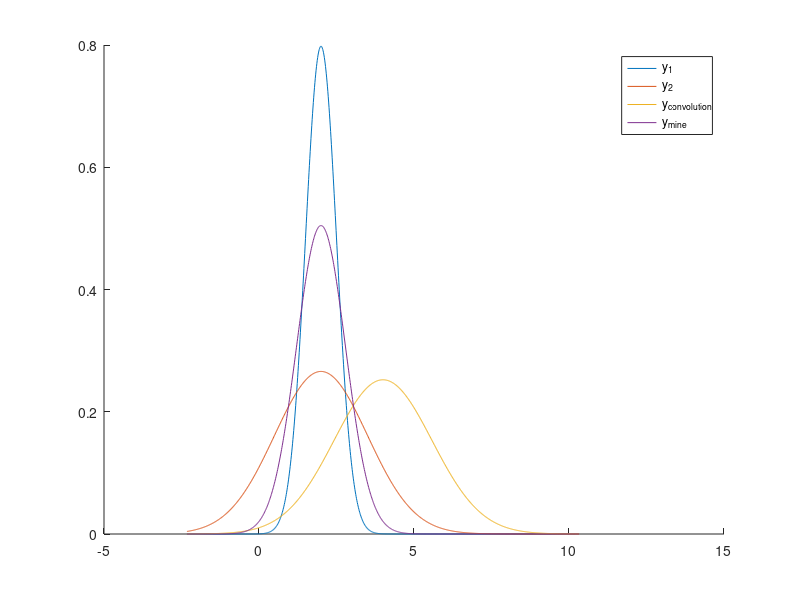

The MATLAB source for this figure:
clear; clc;

mu1 = 2;
sigma_1 = 0.5;

mu2 = 2;
sigma_2 = 1.5;

mu_conv = (mu1 + mu2);
sigma_conv = sqrt(sigma_1^2 + sigma_2^2);

mu_mine = (mu1 + mu2)/2;
sigma_mine = sqrt((sigma_1^2 + sigma_2^2)/4);

x = linspace(min(-4*sigma_1 + mu1, -4*sigma_conv + mu_conv), ...
    max(4*sigma_2 + mu2, 4*sigma_conv + mu_conv),1000);

%% 1st gaussian like
y1a = 1/sqrt(2*pi*sigma_1^2);
y1b = exp(-(x-mu1).^2/(2*sigma_1^2));
y1 = y1a*y1b;

%% 2nd gaussian like
y2a = 1/sqrt(2*pi*sigma_2^2);
y2b = exp(-(x-mu2).^2/(2*sigma_2^2));
y2 = y2a * y2b;

%% Merging with convolution with precomputed values 
% http://www.tina-vision.net/docs/memos/2003-003.pdf
ya = 1/sqrt(2*pi*sigma_conv^2);
yb = exp(-(x-mu_conv).^2/(2*sigma_conv^2));
y = ya * yb;
hold on;

%% Mine Combination
% https://stats.stackexchange.com/questions/179213/mean-of-two-normal-distributions
y_minea = 1/sqrt(2*pi*sigma_mine^2);
y_mineb = exp(-(x-mu_mine).^2/(2*sigma_mine^2));
y_mine = y_minea * y_mineb;
hold on;

%% Plot

plot(x,y1);
hold on;
plot(x,y2);
hold on;
plot(x,y);
hold on;
plot(x,y_mine);
hold on;

legend('y_1','y_2','y_{convolution}','y_{mine}');
